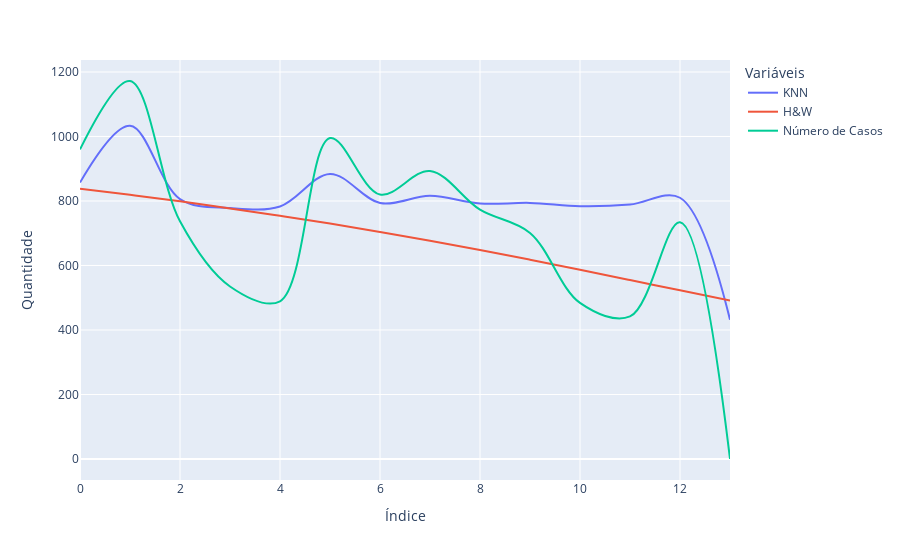

The notebook cell saved with this chart:
### Code cell
fig = px.line(y=[y_pred_knn.round(), y_test, data_from_newCases['newCases'][-14:]], line_shape='spline', labels={'variable': 'Variáveis', 'index': 'Índice', 'value': 'Quantidade'})

customLegend(fig=fig,nameSwap = {'wide_variable_0': 'KNN', 'wide_variable_1': 'H&W', 'wide_variable_2': 'Número de Casos'})

### Figure 1 — Plotly figure (JSON) as saved in the notebook; plotly's stock layout.template omitted (floating-point values rounded to 4 significant figures)
{"data": [{"hovertemplate": "Variáveis=wide_variable_0<br>Índice=%{x}<br>Quantidade=%{y}<extra></extra>", "legendgroup": "wide_variable_0", "line": {"color": "#636efa", "dash": "solid", "shape": "spline"}, "mode": "lines", "name": "KNN", "orientation": "v", "showlegend": true, "type": "scatter", "x": [0, 1, 2, 3, 4, 5, 6, 7, 8, 9, 10, 11, 12, 13], "xaxis": "x", "y": [857, 1033, 806, 778, 783, 884, 794, 816, 792, 794, 784, 789, 810, 432], "yaxis": "y"}, {"hovertemplate": "Variáveis=wide_variable_1<br>Índice=%{x}<br>Quantidade=%{y}<extra></extra>", "legendgroup": "wide_variable_1", "line": {"color": "#EF553B", "dash": "solid", "shape": "spline"}, "mode": "lines", "name": "H&W", "orientation": "v", "showlegend": true, "type": "scatter", "x": [0, 1, 2, 3, 4, 5, 6, 7, 8, 9, 10, 11, 12, 13], "xaxis": "x", "y": [838, 819, 799, 777, 754, 730, 704, 677, 648, 618, 587, 555, 523, 491], "yaxis": "y"}, {"hovertemplate": "Variáveis=wide_variable_2<br>Índice=%{x}<br>Quantidade=%{y}<extra></extra>", "legendgroup": "wide_variable_2", "line": {"color": "#00cc96", "dash": "solid", "shape": "spline"}, "mode": "lines", "name": "Número de Casos", "orientation": "v", "showlegend": true, "type": "scatter", "x": [0, 1, 2, 3, 4, 5, 6, 7, 8, 9, 10, 11, 12, 13], "xaxis": "x", "y": [960, 1172, 737, 535, 489, 995, 820, 893, 773, 701, 484, 442, 734, 0], "yaxis": "y"}], "layout": {"legend": {"title": {"text": "Variáveis"}, "tracegroupgap": 0}, "margin": {"t": 60}, "xaxis": {"anchor": "y", "domain": [0, 1], "title": {"text": "Índice"}}, "yaxis": {"anchor": "x", "domain": [0, 1], "title": {"text": "Quantidade"}}}}
